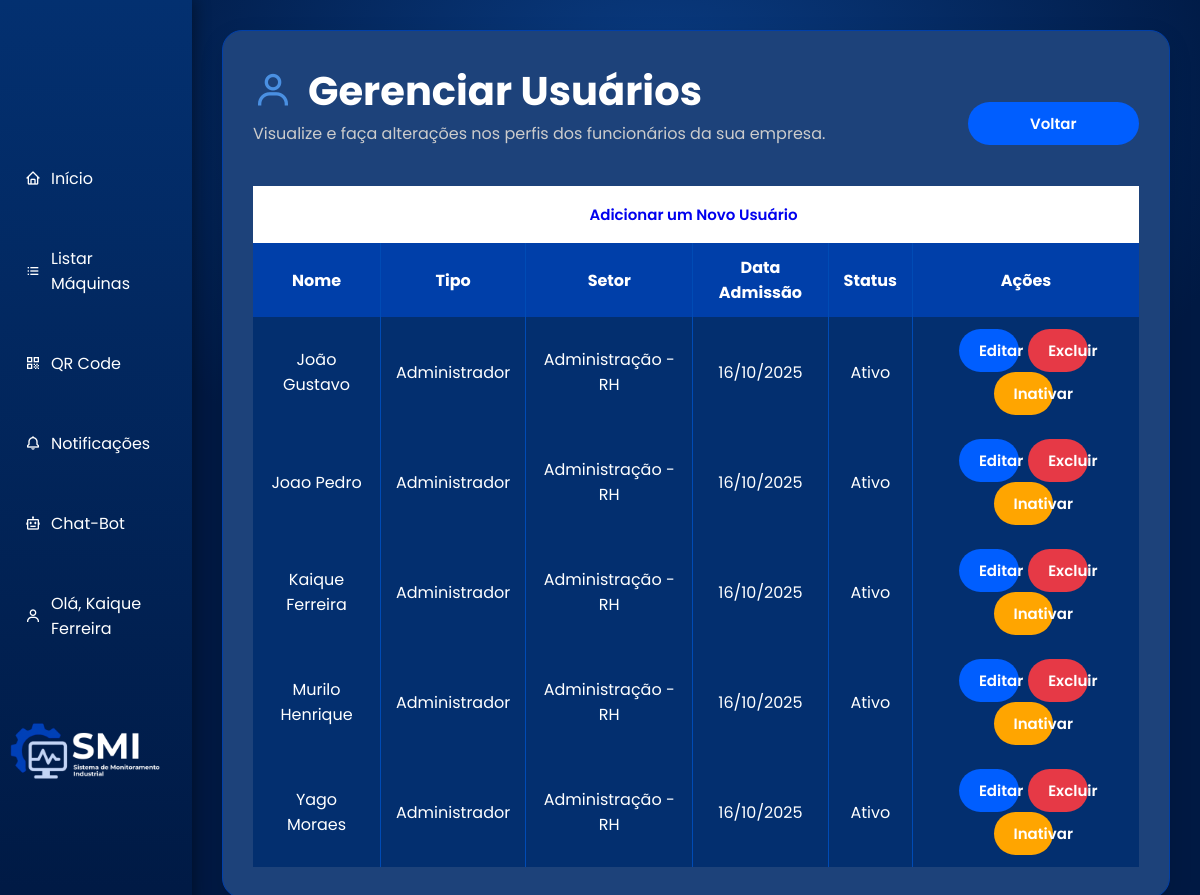
Screenshot of /php/gerenciar_usuarios.php (signed in) with the database file from the repository.
### tables this page shows
CREATE TABLE `usuarios` (
  `id_usuario` int(11) NOT NULL,
  `nome_usuario` varchar(100) NOT NULL,
  `email_usuario` varchar(100) NOT NULL,
  `senha_usuario` varchar(255) NOT NULL,
  `cpf_usuario` varchar(14) NOT NULL,
  `tipo_usuario` enum('adm','funcionario') NOT NULL,
  `setor` varchar(100) NOT NULL,
  `data_admissao` date NOT NULL,
  `status_usuario` enum('ativo','inativo') NOT NULL DEFAULT 'ativo'
);

### php/gerenciar_usuarios.php (the view, shortened to what this page needs)
<?php
require_once "conexao.php";
$sql = "SELECT id_usuario, nome_usuario, tipo_usuario, setor, data_admissao, status_usuario
        FROM usuarios
        ORDER BY
            CASE WHEN tipo_usuario = 'adm' THEN 1 ELSE 2 END,
            nome_usuario ASC";
$resultado = $conexao->query($sql);
?>
<!DOCTYPE html>
<html lang="pt-br">
<head>
    <link href="https://unpkg.com/boxicons@2.1.4/css/boxicons.min.css" rel="stylesheet" />
    <link rel="stylesheet" href="../css/gerenciar_usuarios.css">
</head>
<body>
    <?php include "nav.php"; ?>
    <?php include "nav_mobile.php"; ?>
    <main>
    <div class="container_usuarios">
        <div class="titulo">
            <div class="titulo_textos">
                <h1><i class='bx bx-user'></i> Gerenciar Usuários</h1>
                <p class="subtitulo">Visualize e faça alterações nos perfis dos funcionários da sua empresa.</p>
            </div>
            <div class="botoes">
                <a href="perfil.php" class="botao_voltar">Voltar</a>
            </div>
        </div>
        <table>
        <thead>
            <tr class="linha_adicionar">
                <td colspan="6" style="text-align: center;">
                    <a href="adicionar_usuario.php" class="botao_adicionar_destaque">
                      Adicionar um Novo Usuário
                    </a>
                </td>
            </tr>
            <tr>
                <th>Nome</th>
                <th>Tipo</th>
                <th>Setor</th>
                <th>Data Admissão</th>
                <th>Status</th>
                <th>Ações</th>
            </tr>
        </thead>
        <tbody>
            <?php while ($usuario = $resultado->fetch_assoc()) { ?>
            <tr>
                <td><?= htmlspecialchars($usuario['nome_usuario']) ?></td>
                <td><?= $usuario['tipo_usuario'] === 'adm' ? 'Administrador' : ucfirst($usuario['tipo_usuario']) ?></td>
                <td><?= htmlspecialchars($usuario['setor']) ?></td>
                <td><?= date("d/m/Y", strtotime($usuario['data_admissao'])) ?></td>
                <td><?= ucfirst($usuario['status_usuario']) ?></td>
                <td>
                    <a href="editar_usuario.php?id=<?= $usuario['id_usuario'] ?>">Editar</a>
                    <a href="excluir_usuario.php?id=<?= $usuario['id_usuario'] ?>" onclick="return confirm('Tem certeza que deseja excluir este usuário?')">Excluir</a>
                    <?php if ($usuario['status_usuario'] === 'ativo') { ?>
                        <a href="inativar_usuario.php?id=<?= $usuario['id_usuario'] ?>" onclick="return confirm('Deseja inativar este usuário?')">Inativar</a>
                    <?php } ?>
                </td>
            </tr>
            <?php } ?>
        </tbody>
    </table>
    </div>
</main>
</body>
</html>

### php/nav.php (shortened to what this page needs)
<?php
$nome_usuario = $_SESSION['nome_usuario'];
?>
<!DOCTYPE html>
<html lang="en">
<head>
    <link rel="stylesheet" href="../css/nav.css">
</head>
<body>
    <header>
        <nav>
            <ul>
                <li><a href="../php/inicio.php"><i class='bx bx-home'></i> Início</a></li>
                <li><a href="../php/listar_maquinas.php"><i class='bx bx-list-ul'></i>Listar Máquinas</a></li>
                <li><a href="../php/qr_code.php"><i class='bx bx-qr'></i>QR Code</a></li>
                <li><a href="../php/notificacoes.php"><i class='bx bx-bell'></i>Notificações</a></li>
                <li><a href="../php/chat_bot.php"><i class='bx bx-bot'></i>Chat-Bot</a></li>
                <li><a href="perfil.php" class="link link-href"><i class='bx bx-user'></i>Olá, <?php echo htmlspecialchars($nome_usuario) ?></a></li>
                <div class="logo">
                    <a href="inicio.php"><img src="../img/LOGO_SMI_BRANCA.png" alt="Logo"></a>
                </div>
            </ul>
        </nav>
    </header>
</body>
</html>

### php/nav_mobile.php (shortened to what this page needs)
<!DOCTYPE html>
<html lang="en">
<head>
    <link href="https://unpkg.com/boxicons@2.1.4/css/boxicons.min.css" rel="stylesheet" />
    <link rel="stylesheet" href="../css/nav_mobile.css">
</head>
<body>
</body>
</html>

### css/gerenciar_usuarios.css (style rules this page uses)
* { margin: 0; padding: 0; box-sizing: border-box; font-family: 'Poppins', sans-serif; }
body { background: radial-gradient(ellipse 200% 200% at 55% 10%, #0a3c83, #001943 25%); background-attachment: fixed; background-repeat: no-repeat; background-size: cover; color: white; }
main { margin-left: 16%; padding: 30px; z-index: 999; }
.container_usuarios { background: #1D427A; padding: 30px; border-radius: 20px; border: 1px solid #003FA9; color: #ffffff; box-shadow: 0 8px 25px rgba(0, 0, 0, 0.1); width: 100%; overflow-x: auto; }
.container_usuarios .titulo { display: flex; justify-content: space-between; align-items: center; flex-wrap: wrap; gap: 20px; }
.container_usuarios .titulo_textos { flex: 1 1 60%; }
.container_usuarios .titulo h1 { display: flex; align-items: center; font-size: 40px; color: #ffffff; font-weight: 700; }
.container_usuarios .titulo h1 i { margin-right: 15px; color: #4a90e2; }
.container_usuarios .titulo .subtitulo { font-size: 16px; color: #ccc; margin-bottom: 40px; }
.botoes .botao_voltar { background-color: #005eff; color: #fff; padding: 10px 60px; border-radius: 25px; text-decoration: none; font-weight: 600; font-size: 15px; transition: all 0.3s ease; display: inline-block; width: 100%; }
.container_usuarios table { width: 100%; border-collapse: collapse; font-size: 16px; }
.container_usuarios thead tr { background-color: #003FA9; color: #ffffff; text-align: center; }
.container_usuarios thead th { padding: 12px 15px; border-right: 1px solid #004bb5; }
.container_usuarios thead th:last-child { border-right: none; }
.container_usuarios tbody tr { background-color: #032F6F; transition: background-color 0.3s; }
.container_usuarios tbody td { padding: 12px 15px; color: #ffffff; border-right: 1px solid #004bb5; text-align: center; }
.container_usuarios tbody td:last-child { border-right: none; }
.container_usuarios a { display: inline-block; padding: 10px 20px; width: 30.6%; border-radius: 25px; text-decoration: none; font-weight: 600; font-size: 15px; transition: all 0.3s ease; margin-right: 5px; text-align: center; }
.container_usuarios a[href*="editar"] { background-color: #005eff; color: #fff; }
.container_usuarios a[href*="excluir"] { background-color: #e63946; color: #fff; }
.container_usuarios a[href*="inativar"] { background-color: #ffa500; color: #fff; }
.linha_adicionar td { background-color: #ffffff; padding: 7px; }

### css/nav.css (style rules this page uses)
* { margin: 0; padding: 0; box-sizing: border-box; font-family: 'Poppins', sans-serif; }
nav { background: linear-gradient(180deg, #033070, #001943); padding: 20px 10px; position: fixed; width: 16%; height: 100%; box-shadow: 2px 0 15px rgba(0, 0, 0, 0.4); overflow: hidden; top: 0; left: 0; z-index: 1000; }
nav ul { display: flex; justify-content: center; align-items: center; flex-direction: column; gap: 20px; width: 100%; height: 100%; }
nav ul li { list-style-type: none; width: 100%; margin-top: 15px; }
nav ul li a { display: flex; align-items: center; gap: 10px; color: white; text-decoration: none; padding: 10px 15px; border-radius: 8px; transition: background 0.3s; }
nav .logo { width: 100%; }
nav .logo img { width: 150px; transition: 0.3s ease-in-out; margin-top: 50px; }

### rows the page displays
usuarios: nome_usuario "João Gustavo", tipo_usuario "Administrador", setor "Administração - RH", data_admissao "16/10/2025", status_usuario "Ativo"
usuarios: nome_usuario "Joao Pedro", tipo_usuario "Administrador", setor "Administração - RH", data_admissao "16/10/2025", status_usuario "Ativo"
usuarios: nome_usuario "Kaique Ferreira", tipo_usuario "Administrador", setor "Administração - RH", data_admissao "16/10/2025", status_usuario "Ativo"
usuarios: nome_usuario "Murilo Henrique", tipo_usuario "Administrador", setor "Administração - RH", data_admissao "16/10/2025", status_usuario "Ativo"
usuarios: nome_usuario "Yago Moraes", tipo_usuario "Administrador", setor "Administração - RH", data_admissao "16/10/2025", status_usuario "Ativo"

### other values shown
$nome_usuario "Kaique Ferreira"
